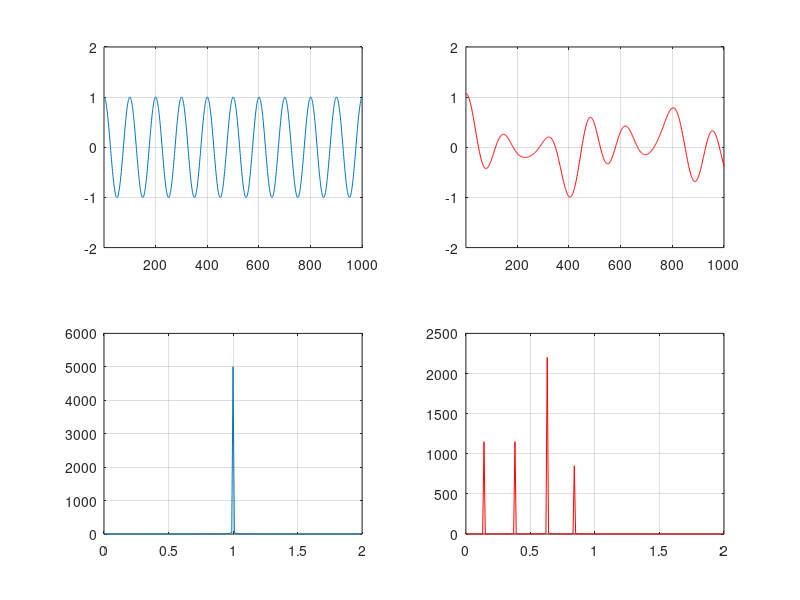

Write the MATLAB code that produced this figure.
clc;
clear all;
close all;

Tau0 = 0;
f = 1;
nop = 4;

Tauj = [0.62 1.84 0.86 0.37];
BETA = [0.23 0.17 0.23 0.44];

fshift = [];

for i=1:1:nop
   fshift(i) = abs(-f+Tauj(i)); 
end

rx = [];
tvtf = [];

t = 0:0.01:100;

tx = cos(2*pi*f*t);

for t = 0:0.01:100
    temp = 0;
    tf = 0;
    for p = 1:1:nop
        temp = temp + BETA(p)*cos(2*pi*fshift(p)*t);
        tf = tf + BETA(p)*exp(-1i*2*pi*f*Tau0)*exp(-1i*2*pi*f*Tauj(p)*t);
    end
    rx = [rx temp];
    tvtf = [tvtf tf];
end

figure(1);
subplot(2,2,1);
plot(tx);
axis([1 1000 -2 2]);
grid on;


subplot(2,2,2);
plot(real(rx), 'r');
axis([1 1000 -2 2]);
grid on;

fre = (0:1:length(rx)-1)/100;

subplot(2,2,3);
plot(fre, abs(fft(tx)));
axis([0 2 0 6000]);
grid on;

subplot(2,2,4);
plot(fre, abs(fft(real(rx))), 'r');
axis([0 2 0 2500]);
grid on;
